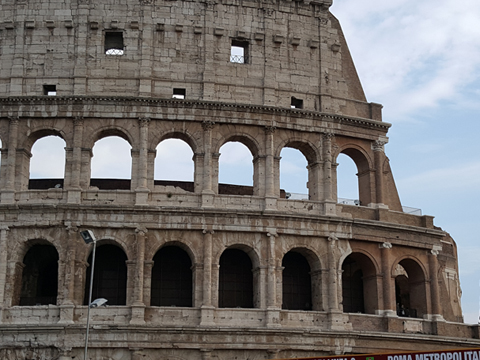
#> input picture class_opencv/ch07/연습문제/cannay_tset.jpg, 480 x 360 px
$ python '10번 문제.py'   (older library calls are emulated)
#> lines starting #> are read from the running program, lines starting #| are printed output that depends on the picture
### class_opencv/ch04/Common/filters.py
import numpy as np, cv2

# 회선 수행 함수
def filter(image, mask):

    rows, cols = image.shape[:2]
    dst = np.zeros((rows, cols), np.float32)                 # 회선 결과 저장 행렬
    xcenter, ycenter = mask.shape[1] // 2, mask.shape[0] // 2  # 마스크 중심 좌표

    for i in range(ycenter, rows - ycenter):                  # 입력 행렬 반복 순회
        for j in range(xcenter, cols - xcenter):
            y1, y2 = i - ycenter, i + ycenter + 1               # 관심영역 높이 범위
            x1, x2 = j - xcenter, j + xcenter + 1               # 관심영역 너비 범위

            roi = image[y1:y2, x1:x2].astype("float32")         # 관심영역 형변환
            tmp = cv2.multiply(roi, mask)                       # 회선 적용
            dst[i, j] = cv2.sumElems(tmp)[0]                    # 출력화소 저장

    return dst                     # 자료형 변환하여 반환


# [56 lines left out: functions differential, erode, dilate, not called in this run]

### class_opencv/ch07/연습문제/10번 문제.py
import numpy as np, cv2
from Common.filters import filter

image = cv2.imread("cannay_tset.jpg", cv2.IMREAD_COLOR)
#> image is the input picture: shape (360, 480, 3); mean B, G, R 105.6, 108.1, 112.2
if image is None: raise Exception("영상 파일 읽기 오류")

# 샤프닝 마스크 - 가운데만 강조
s_mask = np.array([[0,-1,0],
                 [-1,5,-1],
                 [0,-1,0]], np.float32)

# 블러링 마스크
b_mask = np.array([[1/9,1/9,1/9],
                   [1/9,1/9,1/9],
                   [1/9,1/9,1/9]],np.float32)


b,g,r = cv2.split(image)
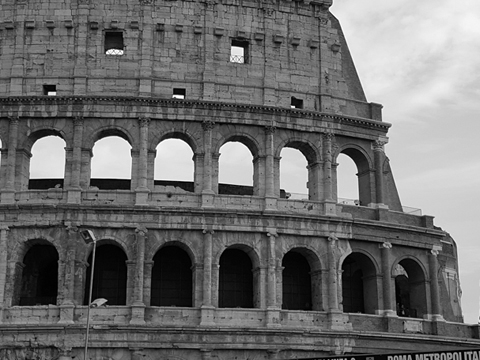
#> g: shape (360, 480); min 0, max 255, mean 108.1

dst1 = cv2.merge([filter(b, s_mask), filter(g,s_mask),filter(r,s_mask)])
#> after the loop in filter, `for i in range(ycenter, rows - ycenter):`:
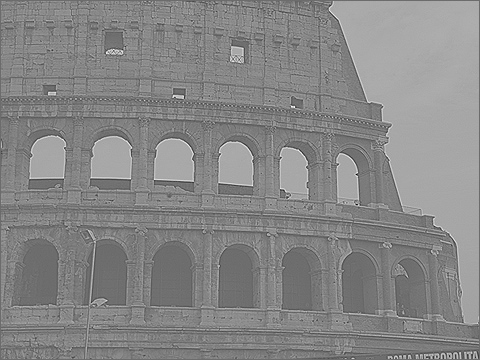
#> dst: shape (360, 480) float32; min -421, max 573, mean 104.4; drawn with min black and max white
dst2 = cv2.merge([filter(b, b_mask), filter(g,b_mask),filter(r,b_mask)])
#> after the loop in filter (call 6), `for i in range(ycenter, rows - ycenter):`:
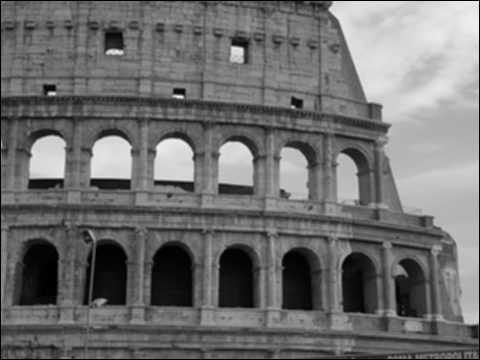
#> dst: shape (360, 480) float32; min 0, max 241.1, mean 111
dst3 = cv2.filter2D(image, cv2.CV_8U,b_mask) # fitler2D에 블러 마스크
dst4 = cv2.filter2D(image, cv2.CV_8U,s_mask) # filter2D에 샤프닝 마스크
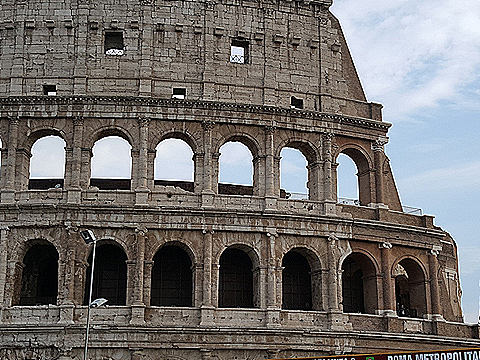
#> dst4: shape (360, 480, 3); mean B, G, R 107.8, 110.1, 113.9

cv2.imshow("image", "image")
cv2.imshow("dst1", dst1)
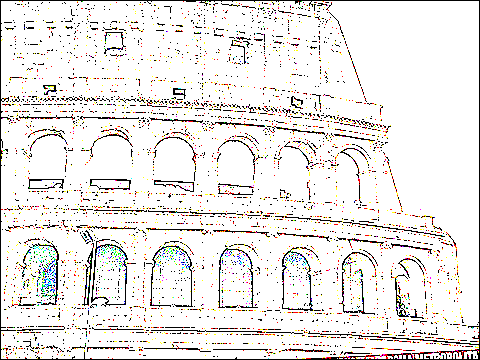
#> window 'dst1': shape (360, 480, 3); mean B, G, R 230.4, 232.8, 235.5
cv2.imshow("dst2", dst2)
cv2.imshow("dst3", dst3)
cv2.imshow("dst4", dst4)


# 평균 필터링으로 블러링 수행
b = cv2.medianBlur(b, 3)
g = cv2.medianBlur(g, 3)
r = cv2.medianBlur(r, 3)
# 샤프닝 수행하기
b = filter(b, s_mask)
#> after the loop in filter (call 7), `for i in range(ycenter, rows - ycenter):`:
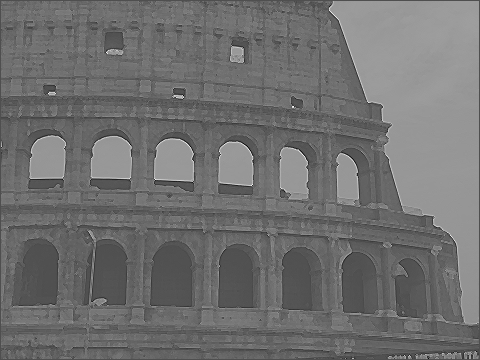
#> dst: shape (360, 480) float32; min -256, max 566, mean 104.5; drawn with min black and max white
g = filter(g, s_mask)
r = filter(r, s_mask)
# 분리된 채널 합치기
image1 = cv2.merge([b,g,r])
cv2.imshow("image",image) # 원본
cv2.imshow("image1", image1) # 변형
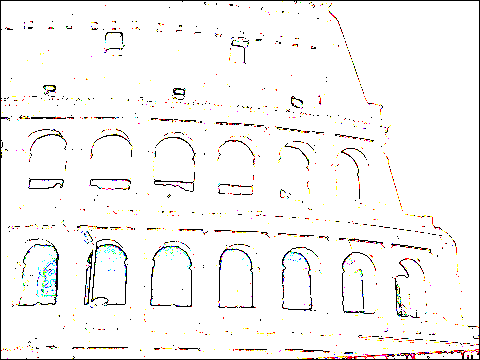
#> window 'image1': shape (360, 480, 3); mean B, G, R 243.6, 244.5, 245.7
cv2.waitKey(0)
